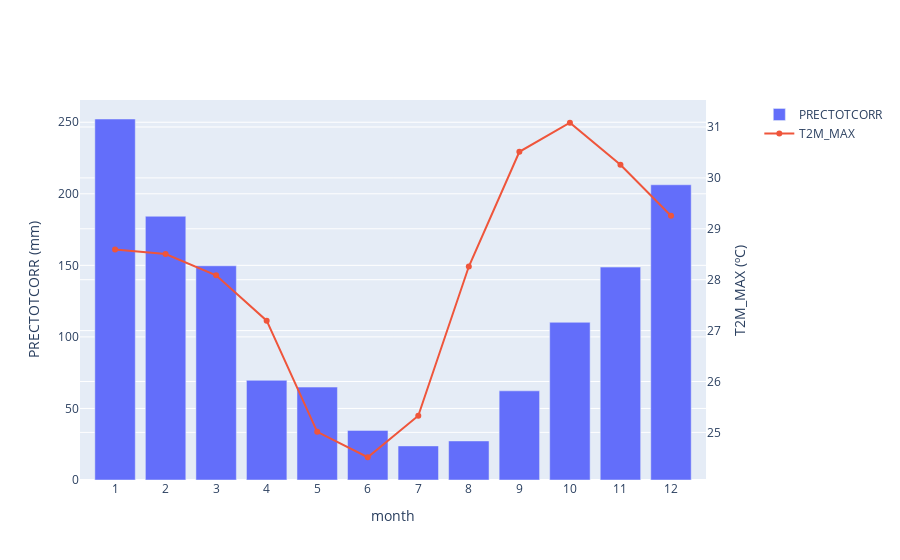

The code cell stored with this chart in its notebook:
### Code cell
import plotly.graph_objects as go
from plotly.subplots import make_subplots

# Create figure with secondary y-axis
fig = make_subplots(specs=[[{"secondary_y": True}]])

# Add traces
fig.add_trace(
    go.Bar(x=df['Month'], y=df['PRECTOTCORR'], name='PRECTOTCORR'),
    secondary_y=False,
)

fig.add_trace(
    go.Line(x=df['Month'], y=df['T2M_MAX'], name='T2M_MAX'),
    secondary_y=True,
)

# Add figure title
# fig.update_layout(
#     title_text="Double Y Axis Example"
# )

# Set x-axis title
fig.update_xaxes(title_text="month")

fig.update_layout(
   xaxis = dict(
      tickmode = 'linear',
   )
)

# Set y-axes titles
fig.update_yaxes(title_text="T2M_MAX (ºC)", secondary_y=True)
fig.update_yaxes(title_text="PRECTOTCORR (mm)", secondary_y=False)

fig.show()

### Figure 1 — Plotly figure (JSON) as saved in the notebook; plotly's stock layout.template omitted (floating-point values rounded to 4 significant figures)
{"data": [{"name": "PRECTOTCORR", "type": "bar", "x": [1, 2, 3, 4, 5, 6, 7, 8, 9, 10, 11, 12], "xaxis": "x", "y": [252.3, 184.3, 149.7, 69.64, 64.93, 34.66, 23.82, 27.29, 62.31, 110.2, 148.8, 206.3], "yaxis": "y"}, {"name": "T2M_MAX", "type": "scatter", "x": [1, 2, 3, 4, 5, 6, 7, 8, 9, 10, 11, 12], "xaxis": "x", "y": [28.59, 28.5, 28.09, 27.2, 25.01, 24.51, 25.33, 28.26, 30.51, 31.08, 30.26, 29.26], "yaxis": "y2"}], "layout": {"xaxis": {"anchor": "y", "domain": [0, 0.94], "tickmode": "linear", "title": {"text": "month"}}, "yaxis": {"anchor": "x", "domain": [0, 1], "title": {"text": "PRECTOTCORR (mm)"}}, "yaxis2": {"anchor": "x", "overlaying": "y", "side": "right", "title": {"text": "T2M_MAX (ºC)"}}}}
